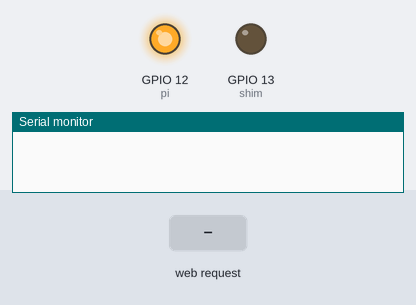
The program below on a simulated ESP8266 (NodeMCU). Shown: output pins drawn as LEDs (lit = HIGH), the last lines printed to the serial monitor. The test bench sets the inputs (shaded band). WiFi joins after 1.5 s; servers stay silent unless stated.

Above: at 1.2 s.
1.3 s: HTTP request GET /disarm received
At 2.5 s:
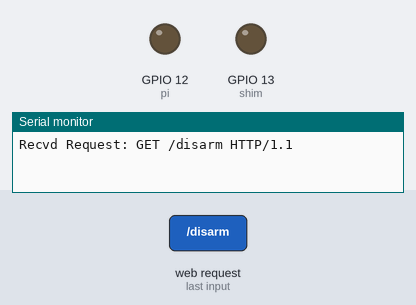
2.8 s: HTTP request GET /arm received
At 4.3 s:
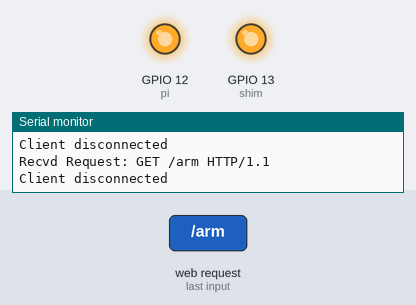
4.8 s: HTTP request GET /disarm received
At 5.3 s:
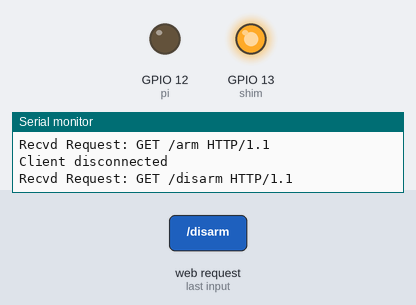
Timing chart, 0 to 8.3 s (numbered marks = the images above; inputs shaded):
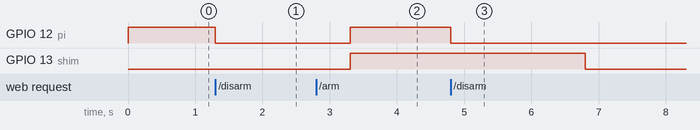

Measured:
- after the input at 1.3 s, GPIO 12 (pi): HIGH → LOW at once
- after the input at 2.8 s, GPIO 12 (pi), GPIO 13 (shim): LOW → HIGH after 0.50 s
- after the input at 4.8 s, GPIO 12 (pi): HIGH → LOW at once; GPIO 13 (shim): HIGH → LOW after 2.0 s

The program:

main.cpp
```cpp
/*
  ESP WiFi Arming Code Rev 01
  Created by Tylor Jilk, February 2018
  A part of the IREC Avionics Team of Stanford SSI

  Once the ESP is running, connect to its Wi-Fi network
  and go to one of 3 websites to do exactly what they
  sound like: ipaddress/arm, /disarm, or /status

  The GPIO pin which is controlled by these commands
  is called 'onpin'.
*/

#include <Arduino.h>
#include <ESP8266WiFi.h>
#include "HTTPUtils.hpp"

const int shim = 13; // controls the power to the pi
const int pi = 12; // signals to the pi to do an orderly shutdown
const char AP_SSID[] = "Payload";
const char STA_SSID[] = "Skybass";
const char PSK[] = "redshift";


const int checkTime = 2000; //Interval to check for skybass in ms
const int onpin = 5; // IO5 on the Esp8266 WROOM 02

String armed = "Armed";
String disarmed = "Disarmed";
String invalid = "Invalid Request";

WiFiServer server(80);

uint32_t scanTimer = millis();

void setup()
{
  Serial.begin(115200);
  pinMode(shim, OUTPUT);
  pinMode(pi, OUTPUT);
  digitalWrite(shim, LOW); // start out disarmed
  digitalWrite(pi, HIGH);

  IPAddress ip_s(192, 168, 4, 2);
  IPAddress ip_a(192, 168, 4, 3);
  IPAddress subnet(255, 255, 255, 0);

  WiFi.mode(WIFI_AP_STA);
  WiFi.config(ip_s, ip_s, ip_s, subnet);
  WiFi.softAPConfig(ip_a, ip_a, subnet);
  WiFi.softAP(AP_SSID, PSK);
  server.begin();
  WiFi.begin(STA_SSID,PSK);
}

void handleManualArming()
{
  // Check if a client has connected
  WiFiClient client = server.available();
  if (!client)
  {
    return;
  }
  // Read the first line of the request
  String req = client.readStringUntil('\r');
  Serial.println("Recvd Request: " + req); //DBG
  client.flush();
  String resp = "";

  if (req.indexOf("/disarm") != -1)
  {
    digitalWrite(pi,0);
    delay(2000);
    digitalWrite(shim,0);
    httputils::HTTPRespond(client, disarmed);
  }
  else if (req.indexOf("/arm") != -1)
  {
    digitalWrite(shim, 1);
    digitalWrite(pi, 1);
    httputils::HTTPRespond(client, armed);
  }
  else if (req.indexOf("/status") != -1)
  {
    if (digitalRead(shim))
    {
      httputils::HTTPRespond(client, armed);
    }
    else
    {
      httputils::HTTPRespond(client, disarmed);
    }
  }
  else
  {
    httputils::HTTPRespond(client, invalid);
  }

}

void checkConnection()
{
  if(WiFi.status()!=WL_CONNECTED)
  {
    WiFi.begin(STA_SSID,PSK);
  }
}

void loop()
{
  handleManualArming();
  checkConnection();
}
  
```

HTTPUtils.cpp
```cpp
#include "HTTPUtils.hpp"

namespace httputils
{

void HTTPRespond(WiFiClient client, String message)
{
  //Prepare the response. Start with the common header:
  String resp = "HTTP/1.1 200 OK\r\n";
  resp += "Content-Type: text/html\r\n\r\n";
  resp += "<!DOCTYPE HTML>\r\n<html>\r\n";
  resp += "<head><style>p{text-align:center;font-size:24px;font-family:helvetica;padding:30px;border:1px solid black;background-color:powderblue}</style></head><body>";
  resp += message;
  resp += "</body></html>\n";

  // Send the response to the client
  client.print(resp);
  delay(1);
  Serial.println("Client disconnected"); //DBG

  // The client will actually be disconnected
  // when the function returns and 'client' object is detroyed
}
}
```

HTTPUtils.hpp
```cpp
#include <Arduino.h>
#include <ESP8266WiFi.h>
#include <ESP8266HTTPClient.h>

namespace httputils
{
   void HTTPRespond(WiFiClient client, String message);
}
```
